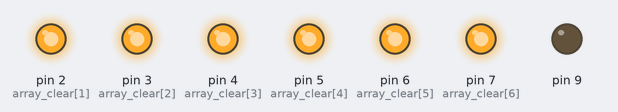
Bench run of a sketch on a simulated Arduino Uno, built with avr-gcc and run on an emulated ATmega328P. Shown: output pins drawn as LEDs (lit = HIGH). Pins used as bus, display or sensor lines are not drawn.

Above: at 0.15 s.
At 1.3 s:
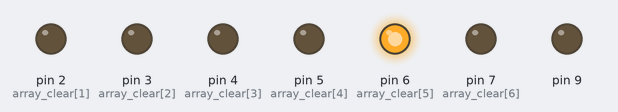
At 2.1 s:
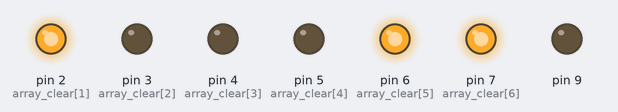
At 3.7 s:
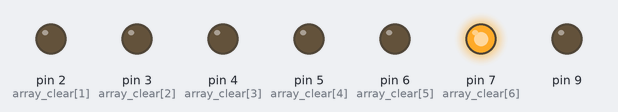
At 4.5 s:
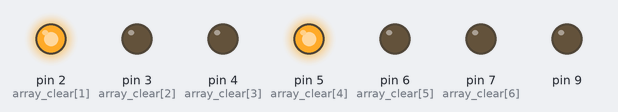
Timing chart, 0 to 5.2 s (numbered marks = the images above):
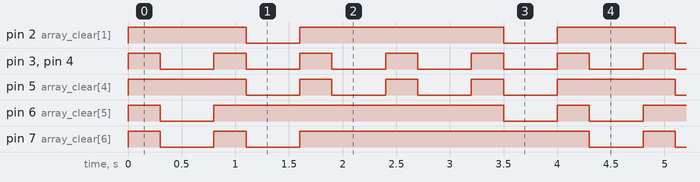

Measured:
- by itself, pin 2 (array_clear[1]): repeats every 4.0 s: LOW 0.50 s, HIGH 1.9 s, LOW 0.50 s, HIGH 1.1 s
- by itself, pin 3 (array_clear[2]), pin 4 (array_clear[3]): alternates HIGH for 0.30 s and LOW for 0.50 s
- by itself, pin 5 (array_clear[4]): repeats every 4.0 s: 3 × (LOW 0.50 s, HIGH 0.30 s), LOW 0.50 s, HIGH 1.1 s
- by itself, pin 6 (array_clear[5]): repeats every 4.0 s: LOW 0.50 s, HIGH 2.7 s, LOW 0.50 s, HIGH 0.30 s
- by itself, pin 7 (array_clear[6]): repeats every 4.0 s: LOW 0.50 s, HIGH 0.30 s, LOW 0.50 s, HIGH 2.7 s

The sketch:

seven_segment_display__v1_.ino
```cpp
int timer = 500;
int count;
int D1 = 2;
int D2 = 3;
int D3 = 4;
int D4 = 5;
int D5 = 6;
int D6 = 7;
int D7 = 8;
int all_pins;
int array_count;
int array_clear[] = {D1, D2, D3, D4, D5, D6, D7};
int array_0[] = {D1, D2, D3, D4, D5, D7};
int array_1[] = {D7, D5};
int array_2[] = {D1, D7, D6, D3, D4};
int array_H[] = {D2, D7, D3, D5, D6};
int array_E[] = {D1, D2, D6, D3, D4};
int array_L[] = {D2, D3, D4};

 /*
 D1 controls a
 D2 controls f
 D3 controls e
 D4 controls d
 D5 controls c
 D6 controls g
 D7 controls b
 */


void clear() {
    for(count = 0; count <= 6; count++) {
    digitalWrite(array_clear[count], HIGH);
   // delay(200);
  }
  delay(300);
}

void setup()
{
  for(all_pins = 2; all_pins <= 9; all_pins++) {
  pinMode(all_pins, OUTPUT);}
  all_pins = 0;
}

void loop() {
/*  //clear the display
  for(count = 0; count <= 6; count++) {
    digitalWrite(array_clear[count], HIGH);}

  //write "0" to the display
  for(count = 0; count <= 5; count++){
    digitalWrite(array_0[count], LOW);}
    delay(timer);

    //writes 1 and 2
    //clear the display
    for(count = 0; count <= 6; count++){
      digitalWrite(array_clear[count], HIGH);}

      //set "1" on the display
      for(count = 0; count <= 1; count++){
        digitalWrite(array_1[count], LOW);}
        delay(timer);

        //clear the display
        for(count = 0; count <= 6; count++){
            digitalWrite(array_clear[count], HIGH);}

        //set "2" on the display
        for(count = 0; count <= 4; count++){
          digitalWrite(array_2[count], LOW);}
          delay(timer);    */

          //writes hello to display
          //clear display
          clear();

    //display H
    for(count = 0; count <= 4; count++){
      digitalWrite(array_H[count], LOW);}
      delay(timer);

     clear();

    //displays E
    for(count = 0; count <= 4; count++){
      digitalWrite(array_E[count], LOW);}
      delay(timer);

      clear();

    //display L
    for(count = 0; count <= 2; count++){
      digitalWrite(array_L[count], LOW);}
      delay(timer);

      clear();
      //delay(300);

    //display L
    for(count = 0; count <= 2; count++){
      digitalWrite(array_L[count], LOW);}
      delay(timer);

      clear();

    //display 0
    for(count = 0; count <= 5; count++){
      digitalWrite(array_0[count], LOW);}
      delay(timer);


}
```
